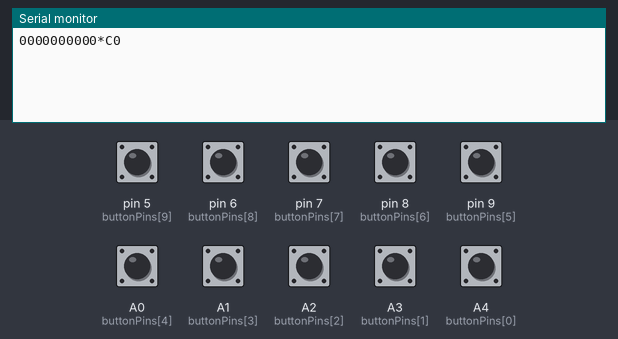
This sketch was run on a simulated Arduino Nano, built with avr-gcc and run on an emulated ATmega328P. Parts: the last lines printed to the serial monitor. The inputs (shaded band) are chosen by the test bench; at power-on: A0 (buttonPins[4]), A1 (buttonPins[3]), A2 (buttonPins[2]), A3 (buttonPins[1]), A4 (buttonPins[0]), pin 5 (buttonPins[9]), pin 6 (buttonPins[8]), pin 7 (buttonPins[7]), pin 8 (buttonPins[6]), pin 9 (buttonPins[5]) HIGH.

Above: at 1.2 s.
1.3 s: pin 6 (buttonPins[8]) pulled LOW for 0.15 s
At 1.45 s:
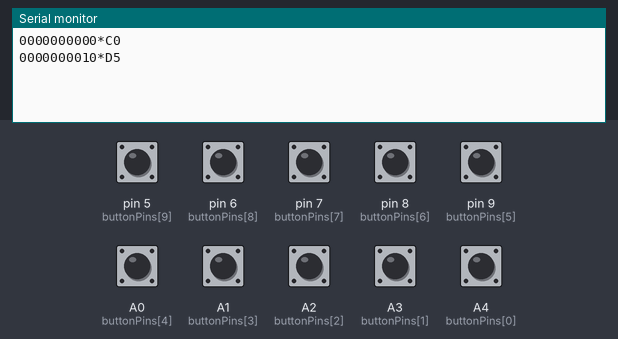
2.9 s: pin 7 (buttonPins[7]) pulled LOW for 0.15 s
At 3.05 s:
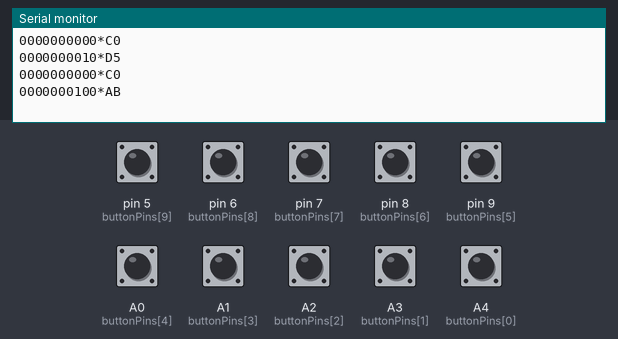
4.5 s: pin 9 (buttonPins[5]) pulled LOW for 0.15 s
At 4.65 s:
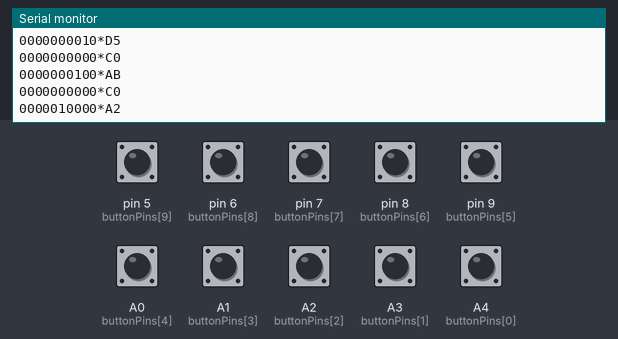
6.1 s: A0 (buttonPins[4]) pulled LOW for 0.15 s
At 6.25 s:
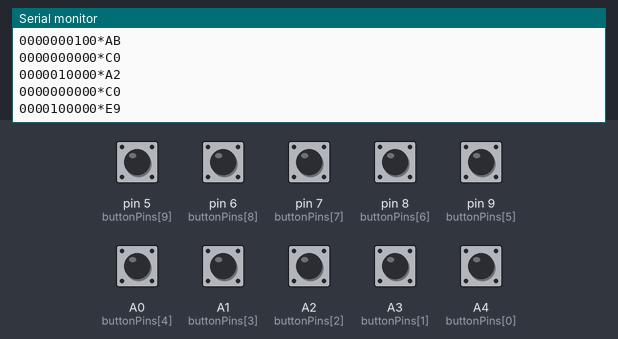
7.7 s: A1 (buttonPins[3]) pulled LOW for 0.15 s
At 7.85 s:
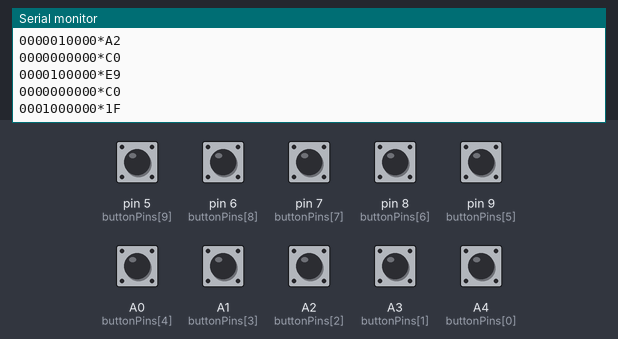
9.3 s: A3 (buttonPins[1]) pulled LOW for 0.15 s
At 9.45 s:
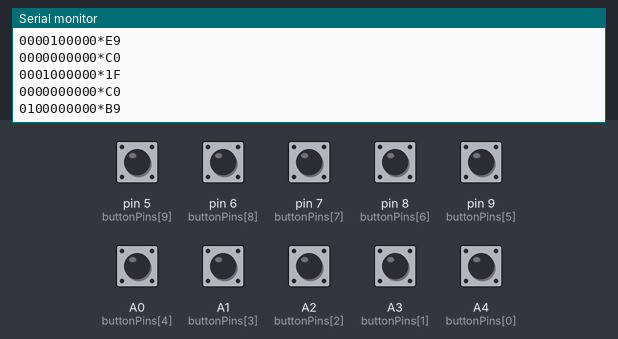

The sketch:

digital_dingdong_controller.ino
```cpp
/*
 * DIGITAL DINGDONG CONTROLLER (10 BUTTONS) - ARDUINO NANO
 *
 * Protocol:
 * 10 ASCII STATUS + '*' + CRC-8 CHECKSUM (2 HEX) + ENTER (CR+LF)
 *
 * Contoh: 0000000000*C0\r\n
 * Byte 1..10 : Status 10 tombol sesuai buttonPins
 * Byte 11    : Separator '*'
 * Byte 12..13: Checksum CRC-8 (2 digit HEX)
 * Byte 14..15: Enter (\r\n)
 *
 * Baudrate     : 115200
 * Debounce     : 20 ms
 * Send rate    : 10 ms (saat aktif)
 * Release hold : 3000 ms
 * Idle rate    : 500 ms (saat tidak ada aktivitas)
 *
 * Button status:
 * 1 = Pressed
 * 0 = Released
 */

#define BUTTON_COUNT 10

// =====================================
// MODE PENGIRIMAN
// =====================================
// 1 = MODE_SERIAL_RAW    (Format: interval 10ms + heartbeat 500ms + CRC-8)
// 2 = MODE_EVENT_DRIVEN  (Format hening: Hanya kirim saat tombol ditekan/dilepas)
byte currentMode = 2;

#define DEBOUNCE_MS 20
#define SEND_INTERVAL_MS 10
#define RELEASE_HOLD_MS 3000
#define IDLE_INTERVAL_MS 500 // Interval pengiriman saat menganggur (Mode 1)

// Urutan tombol
const byte buttonPins[BUTTON_COUNT] = {A4, A3, A2, A1, A0, 9, 8, 7, 6, 5};

// Status tombol
bool buttonState[BUTTON_COUNT];

// Pembacaan mentah
bool lastRawState[BUTTON_COUNT];

// Waktu debounce masing-masing tombol
unsigned long lastDebounceTime[BUTTON_COUNT];

// Timer komunikasi
unsigned long lastSendTime = 0;
unsigned long lastActivityTime = 0;

// Payload 10 karakter
char payload[BUTTON_COUNT + 1];

// Status apakah ada tombol ditekan
bool anyButtonPressed = false;

// =====================================
// SETUP
// =====================================

void setup() {

  Serial.begin(115200);

  for (byte i = 0; i < BUTTON_COUNT; i++) {

    pinMode(buttonPins[i], INPUT_PULLUP);

    bool reading = digitalRead(buttonPins[i]);

    lastRawState[i] = reading;

    // LOW = pressed
    buttonState[i] = (reading == LOW);

    lastDebounceTime[i] = millis();
  }

  updatePayload();

  lastActivityTime = millis();

  // Kirim status awal
  sendPacket();
}

// =====================================
// MAIN LOOP
// =====================================

void loop() {

  unsigned long now = millis();

  bool stateChanged = false;

  // Baca seluruh tombol
  for (byte i = 0; i < BUTTON_COUNT; i++) {

    bool reading = digitalRead(buttonPins[i]);

    // Deteksi perubahan pembacaan mentah
    if (reading != lastRawState[i]) {

      lastRawState[i] = reading;

      lastDebounceTime[i] = now;
    }

    // Debounce
    if ((now - lastDebounceTime[i]) >= DEBOUNCE_MS) {

      bool newState = (reading == LOW);

      if (newState != buttonState[i]) {

        buttonState[i] = newState;

        stateChanged = true;
      }
    }
  }

  // =====================================
  // PENGIRIMAN DATA
  // =====================================

  // 1. Kirim seketika saat ada perubahan tombol (Berlaku untuk Mode 1 & 2)
  if (stateChanged) {

    updatePayload();

    lastActivityTime = now;

    sendPacket();
  }

  // 2. Pengiriman periodik (HANYA AKTIF DI MODE 1: SERIAL RAW)
  // Pada Mode 2 (Keyboard Mode), pengiriman periodik dimatikan agar tidak
  // spamming/flooding
  if (currentMode == 1) {

    anyButtonPressed = false;

    for (byte i = 0; i < BUTTON_COUNT; i++) {

      if (buttonState[i]) {

        anyButtonPressed = true;

        break;
      }
    }

    unsigned long currentInterval;

    if (anyButtonPressed || (now - lastActivityTime < RELEASE_HOLD_MS)) {
      currentInterval = SEND_INTERVAL_MS; // Cepat (10 ms)
    } else {
      currentInterval = IDLE_INTERVAL_MS; // Standby (1 detik)
    }

    if (now - lastSendTime >= currentInterval) {
      sendPacket();
    }
  }
}

// =====================================
// UPDATE PAYLOAD
// =====================================

void updatePayload() {

  for (byte i = 0; i < BUTTON_COUNT; i++) {

    payload[i] = buttonState[i] ? '1' : '0';
  }

  payload[BUTTON_COUNT] = '\0';
}

// =====================================
// CRC-8 CHECKSUM
// =====================================

byte calculateChecksum() {

  byte crc = 0x00;

  for (byte i = 0; i < BUTTON_COUNT; i++) {

    crc ^= (byte)payload[i];

    for (byte b = 0; b < 8; b++) {

      if (crc & 0x80) {

        crc = (crc << 1) ^ 0x07;

      } else {

        crc <<= 1;
      }
    }
  }

  return crc;
}

// =====================================
// SEND PACKET
// =====================================

void sendPacket() {

  byte checksum = calculateChecksum();

  const char hexDigits[] = "0123456789ABCDEF";

  char hexHigh = hexDigits[(checksum >> 4) & 0x0F];
  char hexLow = hexDigits[checksum & 0x0F];

  // 1. 10 status tombol (mulai dari byte pertama sesuai urutan buttonPins)
  Serial.print(payload);

  // 2. Separator '*'
  Serial.print('*');

  // 3. Checksum (2 digit HEX)
  Serial.print(hexHigh);
  Serial.print(hexLow);

  // 4. Akhiran Enter (CR + LF)
  Serial.println();

  lastSendTime = millis();
}
```

Measured:
- after the input at 1.3 s, the serial monitor: prints a new line at once (image 1)
- after the input at 2.9 s, the serial monitor: prints a new line at once (image 2)
- after the input at 4.5 s, the serial monitor: prints a new line at once (image 3)
- after the input at 6.1 s, the serial monitor: prints a new line at once (image 4)
- after the input at 7.7 s, the serial monitor: prints a new line at once (image 5)
- after the input at 9.3 s, the serial monitor: prints a new line at once (image 6)
